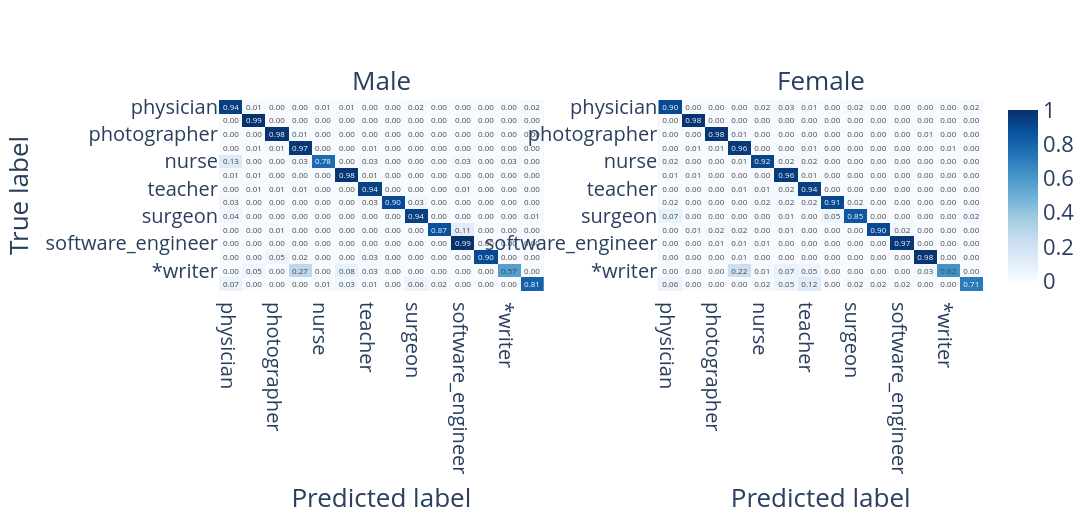

The notebook cell this image was saved under:
### Code cell
plot_confusion_matrix(cms_M, cms_F, reviewed_plus_classes, 'plots/cm_RR.png')

### Figure 1 — Plotly figure (JSON) as saved in the notebook; plotly's stock layout.template omitted (floating-point values rounded to 4 significant figures; data arrays with more than 128 entries replaced by an {"elided": "..."} marker saying what was removed)
{"data": [{"coloraxis": "coloraxis", "text": {"elided": "14x14 float values"}, "texttemplate": "%{text:.2f}", "type": "heatmap", "x": ["physician", "attorney", "photographer", "journalist", "nurse", "psychologist", "teacher", "dentist", "surgeon", "architect", "software_engineer", "model", "*writer", "*researcher"], "xaxis": "x", "y": ["physician", "attorney", "photographer", "journalist", "nurse", "psychologist", "teacher", "dentist", "surgeon", "architect", "software_engineer", "model", "*writer", "*researcher"], "yaxis": "y", "z": {"elided": "14x14 float values"}}, {"coloraxis": "coloraxis", "text": {"elided": "14x14 float values"}, "texttemplate": "%{text:.2f}", "type": "heatmap", "x": ["physician", "attorney", "photographer", "journalist", "nurse", "psychologist", "teacher", "dentist", "surgeon", "architect", "software_engineer", "model", "*writer", "*researcher"], "xaxis": "x2", "y": ["physician", "attorney", "photographer", "journalist", "nurse", "psychologist", "teacher", "dentist", "surgeon", "architect", "software_engineer", "model", "*writer", "*researcher"], "yaxis": "y2", "z": {"elided": "14x14 float values"}}], "layout": {"annotations": [{"font": {"size": 26}, "showarrow": false, "text": "Male", "x": 0.2125, "xanchor": "center", "xref": "paper", "y": 1, "yanchor": "bottom", "yref": "paper"}, {"font": {"size": 26}, "showarrow": false, "text": "Female", "x": 0.7875, "xanchor": "center", "xref": "paper", "y": 1, "yanchor": "bottom", "yref": "paper"}], "coloraxis": {"cmax": 1, "cmin": 0, "colorscale": [[0, "rgb(247,251,255)"], [0.125, "rgb(222,235,247)"], [0.25, "rgb(198,219,239)"], [0.375, "rgb(158,202,225)"], [0.5, "rgb(107,174,214)"], [0.625, "rgb(66,146,198)"], [0.75, "rgb(33,113,181)"], [0.875, "rgb(8,81,156)"], [1, "rgb(8,48,107)"]]}, "font": {"size": 22}, "height": 520, "legend": {"font": {"size": 22}, "title": {"font": {"size": 22}}}, "title": {"font": {"size": 30}}, "width": 1100, "xaxis": {"anchor": "y", "domain": [0, 0.425], "tickfont": {"size": 20}, "title": {"font": {"size": 26}, "text": "Predicted label"}}, "xaxis2": {"anchor": "y2", "domain": [0.575, 1], "tickfont": {"size": 20}, "title": {"font": {"size": 26}, "text": "Predicted label"}}, "yaxis": {"anchor": "x", "autorange": "reversed", "domain": [0, 1], "tickfont": {"size": 20}, "title": {"font": {"size": 26}, "text": "True label"}}, "yaxis2": {"anchor": "x2", "autorange": "reversed", "domain": [0, 1], "tickfont": {"size": 20}, "title": {"font": {"size": 26}}}}}
